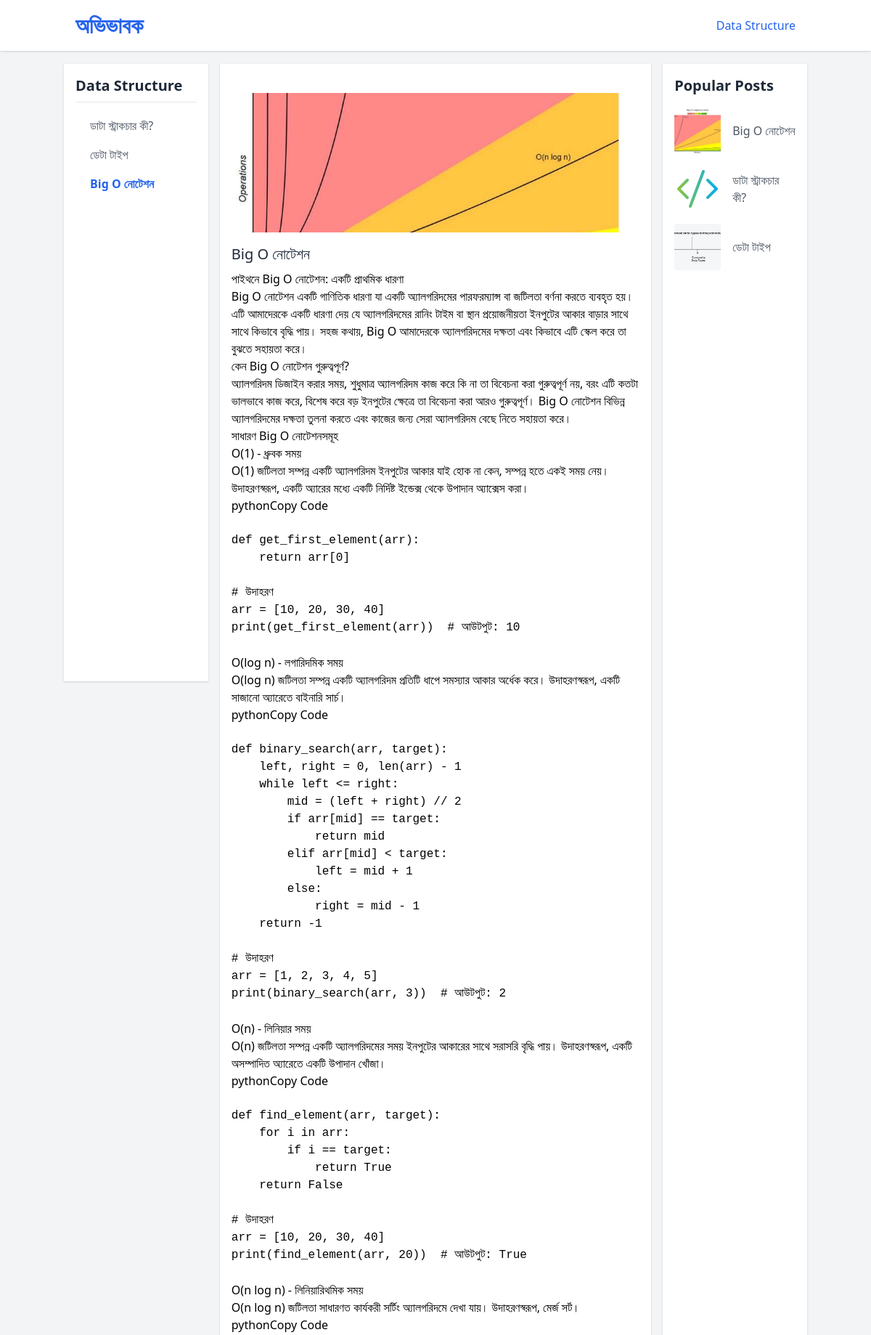
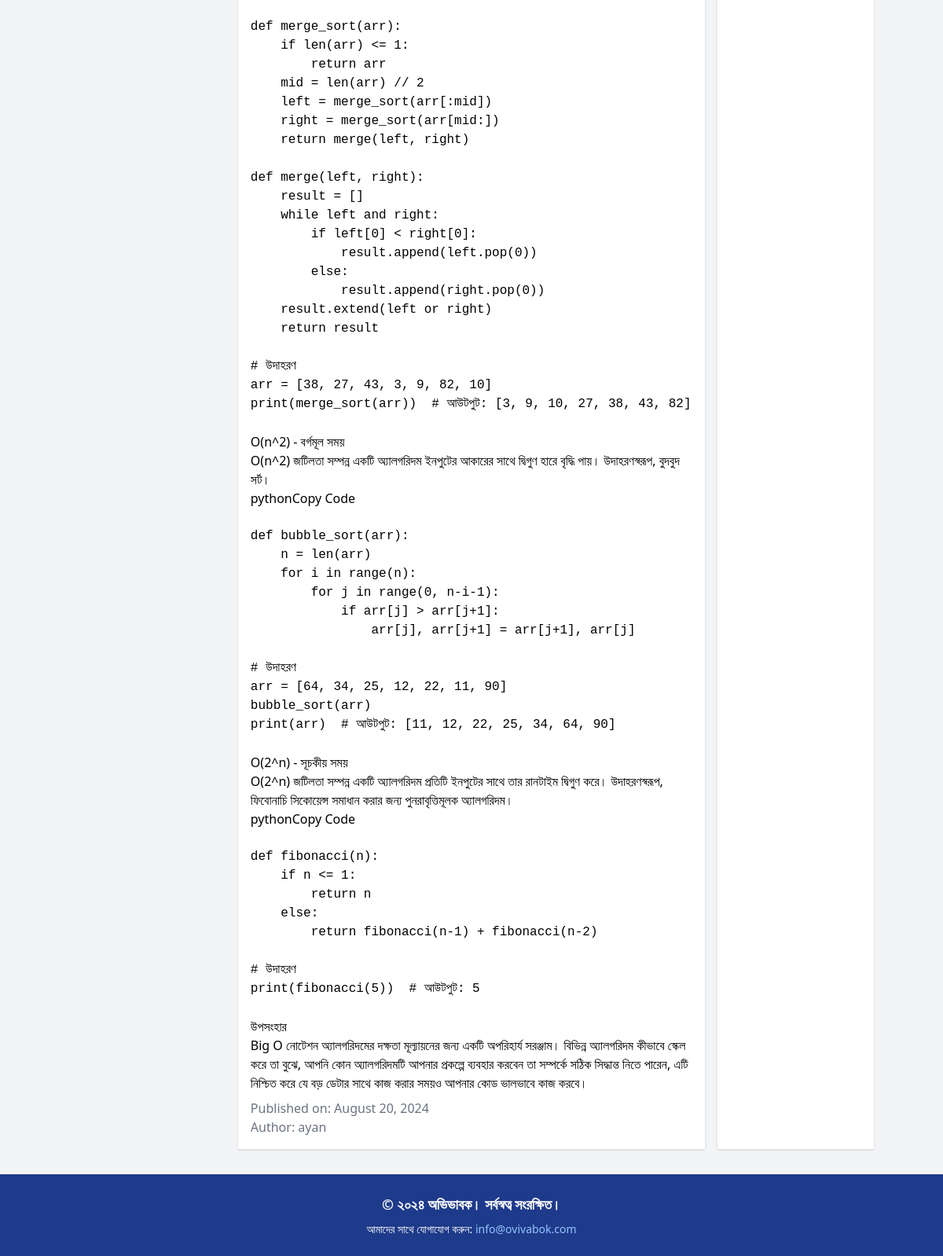
The app's page /course/1/?tutorial_id=6 with its own data (2 pictures, top to bottom).
### tutorials/models.py (models this page shows, shortened)
class Course(models.Model):
    course_name = models.CharField(max_length=255)
    course_description = models.TextField()
    course_image = models.ImageField(upload_to='course_images/', blank=True, null=True)
    created_at = models.DateTimeField(auto_now_add=True)
    updated_at = models.DateTimeField(auto_now=True)
    order = models.PositiveIntegerField(default=0)

class Tutorial(models.Model):
    course = models.ForeignKey(Course, on_delete=models.CASCADE)
    tutorial_title = models.CharField(max_length=200)
    tutorial_description = RichTextField()
    tutorial_image = models.ImageField(upload_to='tutorial_images/', null=True, blank=True)
    created_at = models.DateTimeField(auto_now_add=True)
    updated_at = models.DateTimeField(auto_now=True)
    order = models.PositiveIntegerField(default=0)
    views_count = models.PositiveIntegerField(default=0)
    author = models.ForeignKey(settings.AUTH_USER_MODEL, on_delete=models.SET_NULL, null=True, blank=True)
    is_public = models.BooleanField(default=False, blank=True)

### tutorials/views.py (the view)
# urls.py: path('course/<int:course_id>/', views.tutorial_detail, name='tutorial_detail'),
def tutorial_detail(request, course_id):
    course = get_object_or_404(Course, id=course_id)
    tutorial_id = request.GET.get('tutorial_id')
    if tutorial_id:
        tutorial = get_object_or_404(Tutorial, id=tutorial_id, course=course)
        tutorial.views_count += 1
        tutorial.save()
    else:
        tutorial = Tutorial.objects.filter(course=course).order_by('order').first()
    tutorials = Tutorial.objects.filter(course=course).order_by('order')
    courses = Course.objects.all()
    top_tutorials = Tutorial.objects.all().order_by('-views_count')[:5]
    return render(request, 'tutorial_screen.html', {
        'course': course,
        'tutorial': tutorial,
        'tutorials': tutorials,
        'courses': courses,
        'top_tutorials': top_tutorials,
        'current_course_id': course_id  # Add this line
    })

### tutorials/templates/tutorial_screen.html (shortened to what this page needs)
<!DOCTYPE html>
<html lang="en">
<head>
    <link href="https://cdn.jsdelivr.net/npm/tailwindcss@2.1.2/dist/tailwind.min.css" rel="stylesheet">
</head>
<body class="bg-gray-100">
    <header class="bg-white shadow fixed top-0 left-0 w-full z-50">
        <div class="container mx-auto p-4 flex justify-between items-center">
            <a href="{% url 'index' %}" class="text-blue-600 hover:text-blue-800 transition duration-300 ease-in-out">
                <h1 class="text-3xl font-extrabold text-blue-600 leading-tight">
                    অভিভাবক
                </h1>
            </a>
            <nav class="relative hidden lg:flex space-x-6">
                {% for course in courses|slice:":5" %}
                    <a href="{% url 'tutorial_detail' course.id %}"
                       class="{% if course.id == current_course_id %} text-blue-600 font-medium transition duration-300 ease-in-out{% else %} text-gray-600 hover:text-blue-600 font-medium transition duration-300 ease-in-out{% endif %}">
                        {{ course.course_name }}
                    </a>
                {% endfor %}
            </nav>
        </div>
    </header>
    <main class="container mx-auto py-8 flex flex-col lg:flex-row mt-14">
        <aside class="hidden lg:block w-full lg:w-1/5 bg-white p-4 shadow mb-4 lg:mb-0 sticky-column scrollDiv">
            <h2 class="text-xl font-semibold text-gray-800 text-gray-700 mb-2">{{ course.course_name }}</h2>
            <hr />
            <ul class="mt-4 space-y-2">
                {% for tutorial in tutorials %}
                    <li>
                        <a href="{% url 'tutorial_detail' course_id=course.id %}?tutorial_id={{ tutorial.id }}"
                           class="block pl-2 pr-2 pt-1 pb-1 ml-3 rounded-sm
                                  {% if request.GET.tutorial_id|stringformat:"s" == tutorial.id|stringformat:"s" %}
                                      text-blue-600 font-bold
                                  {% else %}
                                      text-gray-600 hover:text-blue-600
                                  {% endif %}
                                  transition duration-300 ease-in-out">
                            {{ tutorial.tutorial_title }}
                        </a>
                    </li>
                {% empty %}
                    <li><span class="text-gray-600">No tutorials available.</span></li>
                {% endfor %}
            </ul>
        </aside>
        <section class="w-full lg:w-3/5 bg-white p-4 mx-0 lg:mx-4 shadow mb-4 lg:mb-0 overflow-x-auto">
            {% if tutorial %}
                <div class="mt-6 bg-white   rounded-lg overflow-x-auto">
                    {% if tutorial.tutorial_image %}
                        <img src="{{ tutorial.tutorial_image.url }}" alt="{{ tutorial.tutorial_title }}" class="w-full h-48 object-cover rounded-t-lg">
                    {% else %}
                        <img src="https://via.placeholder.com/400x250" alt="{{ tutorial.tutorial_title }}" class="w-full h-48 object-cover rounded-t-lg">
                    {% endif %}
                    <div class="mt-4">
                        <h3 class="text-xl font-medium text-gray-800">{{ tutorial.tutorial_title }}</h3>
                        <p class="mt-2 text-gray-600">{{ tutorial.tutorial_description|safe }}</p>
                        <p class="mt-2 text-gray-500">Published on: {{ tutorial.updated_at|date:"F j, Y" }}</p>
                        <p class="text-gray-500">Author: {{ tutorial.author.username }}</p>
            </div>
                    </div>
            {% else %}
                <p class="text-gray-600">No tutorials available for this course.</p>
            {% endif %}
        </section>
        <aside class="w-full lg:w-1/5 bg-white p-4 shadow">
            <h2 class="text-xl font-semibold text-gray-800">Popular Posts</h2>
            <ul class="mt-4 space-y-4">
                {% for top_tutorial in top_tutorials %}
            <li class="flex items-center space-x-4">
                {% if top_tutorial.tutorial_image %}
                    <img src="{{ top_tutorial.tutorial_image.url }}" alt="{{ top_tutorial.tutorial_title }}" class="w-16 h-16 object-cover rounded">
                {% else %}
                    <img src="https://via.placeholder.com/64x64" alt="{{ top_tutorial.tutorial_title }}" class="w-16 h-16 object-cover rounded">
                {% endif %}
                <a href="{% url 'tutorial_detail' course_id=top_tutorial.course.id %}?tutorial_id={{ top_tutorial.id }}" class="text-gray-600 hover:text-gray-900">
                    {{ top_tutorial.tutorial_title }}
                </a>
            </li>
        {% empty %}
            <li><span class="text-gray-600">No popular tutorials at the moment.</span></li>
        {% endfor %}
            </ul>
        </aside>
    </main>
    <footer class="bg-blue-900 text-white py-6">
        <div class="container mx-auto text-center footer-content">
            <p class="text-lg font-semibold mb-2">© ২০২৪ অভিভাবক। সর্বস্বত্ব সংরক্ষিত।</p>
            <p class="text-sm">আমাদের সাথে যোগাযোগ করুন: <a href="mailto:info@ovivabok.com" class="text-blue-300 hover:text-blue-500">info@ovivabok.com</a></p>
        </div>
    </footer>
</body>
</html>

### tutorials/templates/tutorial_screen.html (style rules this page uses)
.scrollDiv { max-height: 850px; overflow-y: auto; scroll-behavior: smooth; }
.scrollDiv { -ms-overflow-style: none; }
.sticky-column { position: -webkit-sticky; position: sticky; top: 4rem; z-index: 10; background-color: white; }
html, body { height: 100%; margin: 0; }
body { display: flex; flex-direction: column; }
footer { margin-top: auto; }

### records on screen
Course: course_name "Data Structure"
Tutorial: tutorial_title "ডাটা স্ট্রাকচার কী?", tutorial_image (picture)
Tutorial: tutorial_title "ডেটা টাইপ", tutorial_image (picture)
Tutorial: tutorial_title "Big O নোটেশন", tutorial_image (picture), tutorial_description "পাইথনে Big O নোটেশন: একটি প্রাথমিক ধারণা Big O নোটেশন একটি গাণিতিক ধারণা যা একটি অ্যালগরিদমের পারফরম্যান্স বা জটিলতা বর্ণনা করতে ব্যবহৃত হয়। এটি আমাদেরকে একটি ধারণা দেয় যে অ্যালগরিদমের রানিং টাইম বা স্থান প্রয়োজনীয়তা ইনপুটের আকার বাড়ার সাথে সাথে কিভাবে বৃদ্ধি পায়। সহজ কথায়, Big O আমাদেরকে অ্যালগরিদমের দক্ষতা এবং কিভাবে এটি স্কেল করে তা বুঝতে সহায়তা করে। কেন Big O নোটেশন গুরুত্বপূর্ণ? অ্যালগরিদম ডিজাইন করার সময়, শুধুমাত্র অ্যালগরিদম কাজ করে কি না তা বিবেচনা করা গুরুত্বপূর্ণ নয়, বরং এটি কতটা ভালভাবে কাজ করে, বিশেষ করে বড় ইনপুটের ক্ষেত্রে তা বিবেচনা করা আরও গুরুত্বপূর্ণ। Big O নোটেশন বিভিন্ন অ্যালগরিদমের দক্ষতা তুলনা করতে এবং কাজের জন্য সেরা অ্যালগরিদম বেছে নিতে সহায়তা করে। সাধারণ…", updated_at "August 20, 2024", author.username "ayan"
